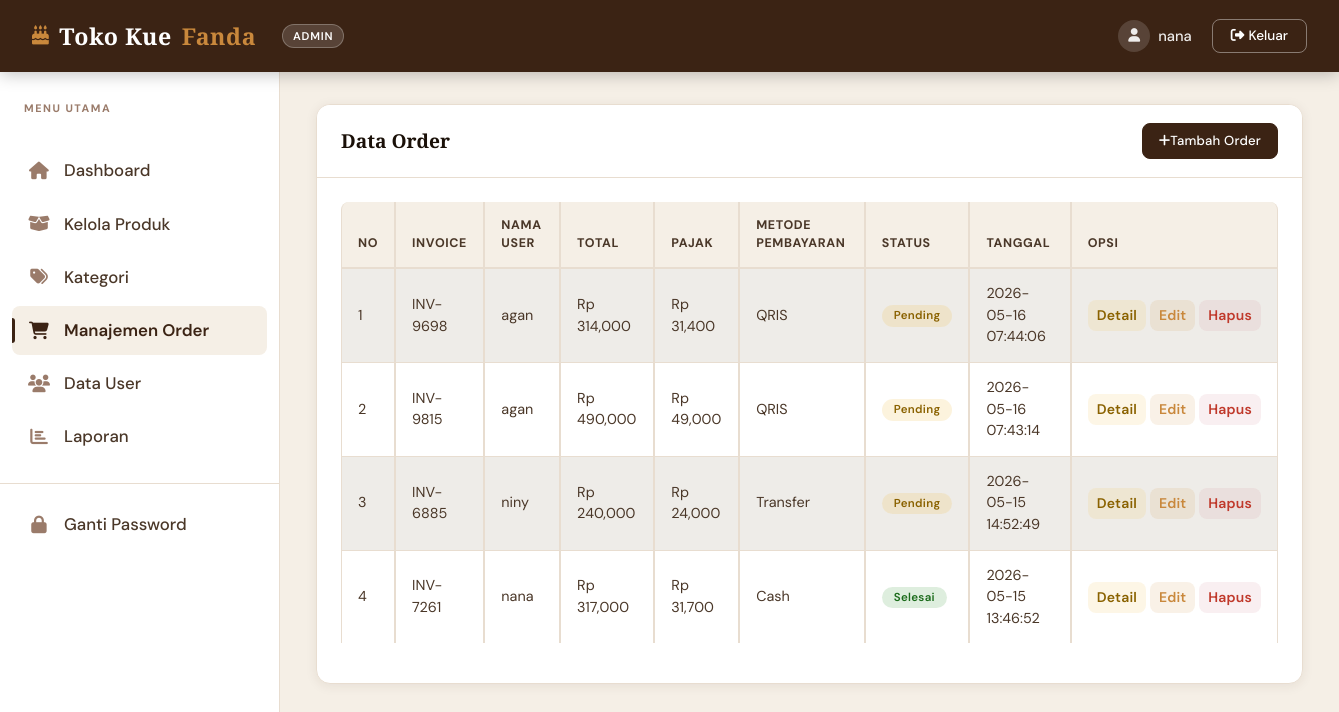
/admin/order.php (signed in), run on the app's committed database.
### tables this page shows
CREATE TABLE `orders` (
  `orders_id` int(11) NOT NULL,
  `invoice` varchar(50) NOT NULL,
  `user_id` int(11) NOT NULL,
  `total` int(11) NOT NULL,
  `pajak` int(11) NOT NULL,
  `metode_pembayaran` varchar(50) NOT NULL,
  `status` enum('pending','dibayar','selesai','batal') NOT NULL DEFAULT 'pending',
  `created_at` timestamp NOT NULL DEFAULT current_timestamp()
);

CREATE TABLE `user` (
  `user_id` int(11) NOT NULL,
  `nama` varchar(100) NOT NULL,
  `username` varchar(50) NOT NULL,
  `password` varchar(225) NOT NULL,
  `email` varchar(100) NOT NULL,
  `role` enum('admin','kasir','pelanggan','') NOT NULL,
  `status` enum('aktif','nonaktif','','') NOT NULL,
  `created_at` timestamp NOT NULL DEFAULT current_timestamp()
);

### admin/order.php (the view, shortened to what this page needs)
<?php
include 'header.php';
include '../koneksi.php';
?>
<div class="container">
    <div class="card shadow-sm">
        <div class="card-header bg-dark text-white d-flex justify-content-between align-items-center">
            <h5 class="mb-0">Data Order</h5>
            <a href="order_tambah.php" class="btn btn-sm btn-primary"><i class="fas fa-plus"></i>Tambah Order</a>
        </div>
        <div class="card-body">
            <table class="table table-bordered table-striped table-hover">
                <thead class="table-dark">
                    <tr>
                        <th>No</th>
                        <th>Invoice</th>
                        <th>Nama User</th>
                        <th>Total</th>
                        <th>Pajak</th>
                        <th>Metode Pembayaran</th>
                        <th>Status</th>
                        <th>Tanggal</th>
                        <th>Opsi</th>
                    </tr>
                </thead>
                <tbody>
                    <?php
                    $data = mysqli_query($koneksi,
                    "SELECT orders.*, user.nama
                    FROM orders
                    JOIN user ON orders.user_id = user.user_id
                    ORDER BY orders_id DESC");
                    $no = 1;
                    while($d = mysqli_fetch_array($data)){
                    ?>
                    <tr>
                        <td><?php echo $no++; ?></td>
                        <td>
                            <?php echo $d['invoice']; ?>
                        </td>
                        <td>
                            <?php echo $d['nama']; ?>
                        </td>
                        <td>
                            Rp <?php echo number_format($d['total']); ?>
                        </td>
                        <td>
                            Rp <?php echo number_format($d['pajak']); ?>
                        </td>
                        <td>
                            <?php echo $d['metode_pembayaran']; ?>
                        </td>
                        <td>
                            <?php
                            if($d['status']=="pending"){
                                echo "<span class='badge bg-warning text-dark'>Pending</span>";
                            }elseif($d['status']=="diproses"){
                                echo "<span class='badge bg-info'>DiProses</span>";
                            }elseif($d['status']=="selesai"){
                                echo "<span class='badge bg-success'>Selesai</span>";
                            }elseif($d['status']=="dibatalkan"){
                                echo "<span class='badge bg-danger'>DiBatalkan</span>";
                            }else{
                                echo "<span class='badge bg-dark'>Unknown</span>";
                            }
                            ?>
                        </td>
                        <td>
                            <?php echo $d['created_at']; ?>
                        </td>
                            <td class="text-nowrap">
                                <a href="order_detail.php?id=<?php echo $d['orders_id']; ?>"
                                class="btn btn-sm btn-warning">
                                    Detail
                                </a>
                                <a href="order_edit.php?id=<?php echo $d['orders_id']; ?>"
                                class="btn btn-sm btn-info">
                                    Edit
                                </a>
                                <a href="order_hapus.php?id=<?php echo $d['orders_id']; ?>"
                                class="btn btn-sm btn-danger"
                                onclick="return confirm('Yakin ingin menghapus order ini?')">
                                    Hapus
                                </a>
                        </td>
                    </tr>
                    <?php
                    }
                    ?>
                </tbody>
            </table>
        </div>
    </div>
</div>
<?php include 'footer.php'; ?>

### admin/style.css (style rules this page uses)
:root { --brown-dark: #3B2314; --brown-mid: #5C3D2E; --brown-light: #8B5E3C; --cream-bg: #F5EFE6; --cream-card: #FDF9F4; --cream-border: #E8DDD0; --accent-gold: #C9883C; --accent-rose: #C97B8C; --text-dark: #1A1008; --text-mid: #4A3728; --text-muted: #9A7B6A; --sidebar-w: 280px; --topbar-h: 72px; --radius: 14px; --radius-sm: 8px; --shadow: 0 4px 24px rgba(59,35,20,.10); --shadow-card: 0 2px 12px rgba(59,35,20,.08); --transition: all .25s cubic-bezier(.4,0,.2,1); }
*, *::before, *::after { box-sizing: border-box; margin: 0; padding: 0; }
html { scroll-behavior: smooth; }
body { font-family: 'DM Sans', sans-serif; background: var(--cream-bg); color: var(--text-dark); min-height: 100vh; overflow-x: hidden; }
.main-content > .container, .container { max-width: 100% !important; padding: 0; }
.card { border: 1px solid var(--cream-border) !important; border-radius: var(--radius) !important; background: #fff !important; box-shadow: var(--shadow-card) !important; overflow: hidden; animation: fadeSlideUp .4s ease both; }
.card-header { background: #fff !important; border-bottom: 1px solid var(--cream-border) !important; padding: 18px 24px !important; display: flex; align-items: center; justify-content: space-between; }
.card-header h5 { font-family: 'Playfair Display', serif; font-size: 1.2rem; font-weight: 700; color: var(--text-dark) !important; margin: 0; }
.card-header.bg-dark { background: #fff !important; }
.card-header.bg-dark h5 { color: var(--text-dark) !important; }
.card-body { padding: 24px !important; }
.table { width: 100%; border-collapse: separate; border-spacing: 0; }
.table thead th { background: var(--cream-bg) !important; color: var(--text-mid) !important; font-size: .78rem !important; font-weight: 700 !important; letter-spacing: .6px !important; text-transform: uppercase !important; padding: 14px 16px !important; border-top: none !important; border-bottom: 2px solid var(--cream-border) !important; }
.table thead th:first-child { border-radius: var(--radius-sm) 0 0 0; }
.table thead th:last-child { border-radius: 0 var(--radius-sm) 0 0; }
.table tbody tr { transition: background .18s; }
.table tbody td { padding: 14px 16px !important; vertical-align: middle !important; border-bottom: 1px solid var(--cream-border) !important; border-top: none !important; color: var(--text-mid); font-size: .9rem; background: #fff !important; }
.table tbody tr:last-child td { border-bottom: none !important; }
.table-striped > tbody > tr:nth-of-type(odd) > td { background: rgba(245,239,230,.45) !important; }
.table-bordered td, .table-bordered th { border: 1px solid var(--cream-border) !important; }
thead.table-dark th, .table thead.table-dark th { background: var(--cream-bg) !important; color: var(--text-mid) !important; }
.btn { font-family: 'DM Sans', sans-serif !important; font-weight: 500 !important; border-radius: var(--radius-sm) !important; transition: var(--transition) !important; letter-spacing: .2px; }
.btn-primary { background: var(--brown-dark) !important; border-color: var(--brown-dark) !important; color: #fff !important; }
.btn-info { background: rgba(201,136,60,.12) !important; border-color: transparent !important; color: var(--accent-gold) !important; font-weight: 600 !important; }
.btn-danger { background: rgba(201,123,140,.12) !important; border-color: transparent !important; color: #c0392b !important; font-weight: 600 !important; }
.btn-warning { background: rgba(240,196,86,.15) !important; border-color: transparent !important; color: #8a6200 !important; font-weight: 600 !important; }
.card-header .btn { font-size: .82rem !important; padding: 7px 16px !important; border-radius: 8px !important; }
.badge { font-family: 'DM Sans', sans-serif !important; font-weight: 600 !important; font-size: .72rem !important; letter-spacing: .3px; padding: 5px 12px !important; border-radius: 20px !important; }
.badge.bg-warning { background: rgba(240,196,86,.2) !important; color: #8a6200 !important; }
.badge.bg-success { background: rgba(34,139,34,.15) !important; color: #1a6b1a !important; }
.badge.text-dark { color: #8a6200 !important; }
.table tbody tr { animation: fadeIn .3s ease both; }
.table tbody tr:nth-child(1) { animation-delay: .04s; }
.table tbody tr:nth-child(2) { animation-delay: .08s; }
.table tbody tr:nth-child(3) { animation-delay: .12s; }
.table tbody tr:nth-child(4) { animation-delay: .16s; }
body { background: var(--cream-bg) !important; }

### data on the page
orders: invoice "INV-9698", user.nama "agan", total "314,000", pajak "31,400", metode_pembayaran "QRIS", status "Pending", created_at "2026-05-16 07:44:06"
orders: invoice "INV-9815", user.nama "agan", total "490,000", pajak "49,000", metode_pembayaran "QRIS", status "Pending", created_at "2026-05-16 07:43:14"
orders: invoice "INV-6885", user.nama "niny", total "240,000", pajak "24,000", metode_pembayaran "Transfer", status "Pending", created_at "2026-05-15 14:52:49"
orders: invoice "INV-7261", user.nama "nana", total "317,000", pajak "31,700", metode_pembayaran "Cash", status "Selesai", created_at "2026-05-15 13:46:52"

### other printed values
$_SESSION['username'] "nana"
